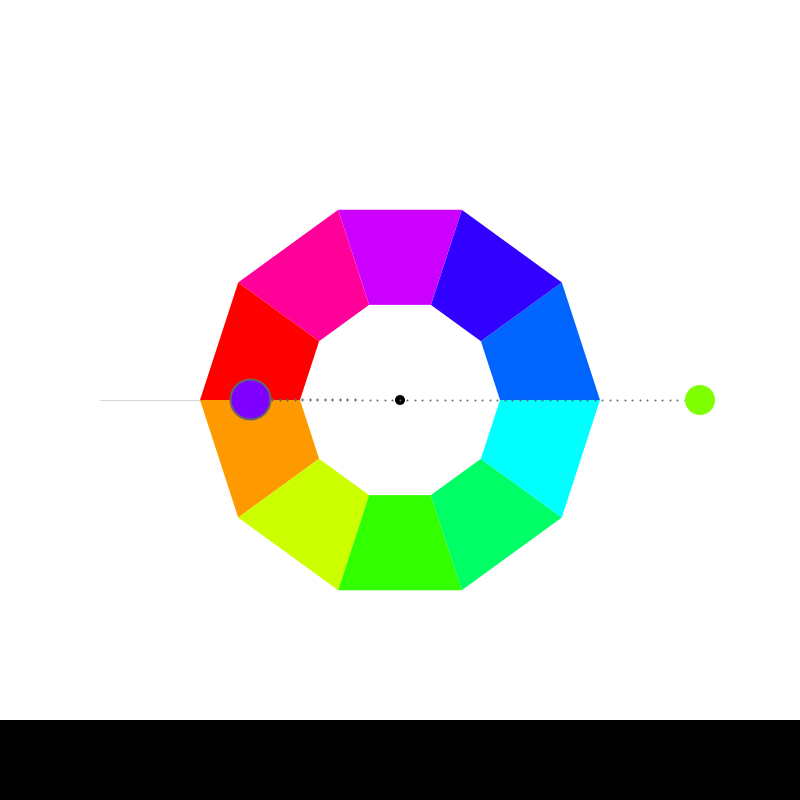
Frame 1 (no input)
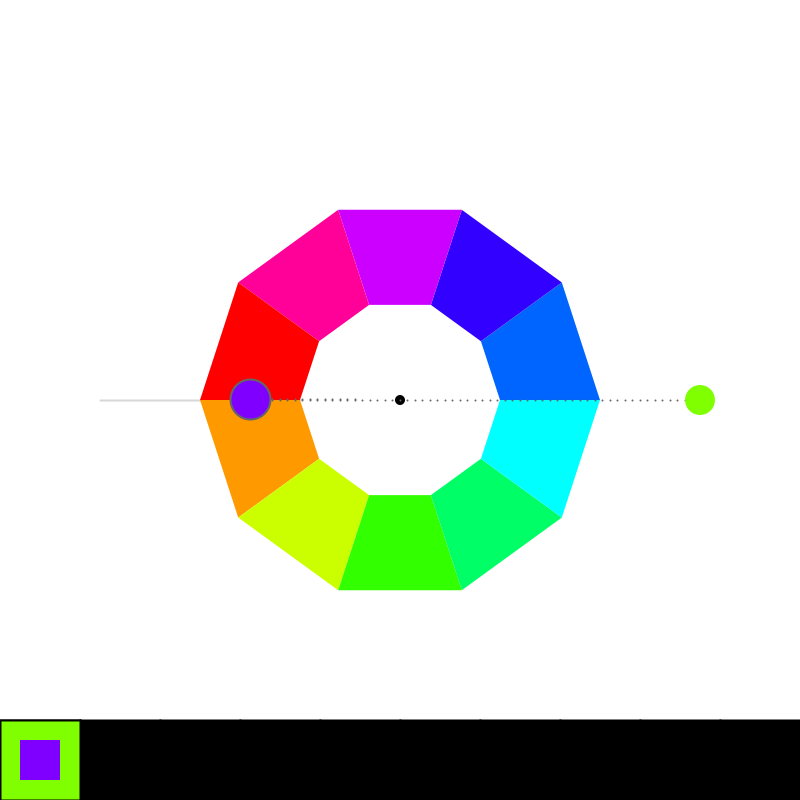
Frame 60 (the mouse pressed at the canvas centre just before this capture)
Frame 120 (the mouse held since frame 60 and released just before this capture): identical to frame 60, image omitted

The Processing sketch that drew these frames (run headless with seeded random() and noise(); from frame 60 on, the mouse is pressed at the canvas centre):

// Processing sketch: processing_152906
// ── processing_152906.pde

/*
 * Creative Coding
 * Week 4, 01 - an interactive colour wheel picker
 * by Indae Hwang and Jon McCormack
 * Copyright (c) 2014 Monash University
 *
 * This program draws an interactive colour selection wheel
 * Drag the colour circle around the hue wheel to change hue, change the distance
 * from the wheel to control brightness.
 *
 * Another colour circle is displayed showing the colour 180 degrees from the current colour
 * 
 */

// colourHandle: the user interface element to changing colours over the wheel
// It has a postion and a size
//
float colorHandleX;
float colorHandleY;
float handleSize = 30;

// boolean isLocked
// the state of handle: when the color handle is pressed, 
// color hand is locked–released as the left mouse button is released 
//
boolean isLocked = false;

// Wheel radius: inner and outer
//
float innerR = 100; // inner
float outerR = 200; // outer
float outerR2 = outerR * 1.5; // limit of the handle's "pull" range

// current and complementry colour
float hueValue = 90;
float brightValue = 100;
float complementryHue = 0;

// 2014-06-26 - Joel Matos
int NumberOfSquares = 10;    // size 80 outer and 40 inner
int CurrentSquare;
int TotalWidthPerSquare;
color[] SquareColorsH;
color[] SquareColorsB;
float ChangeComplimentaryAngle;


void setup() {

  size(800, 800);
  colorMode(HSB, 360, 100, 100); // use HSB colour mode, H=0->360, S=0->100, B=0->100

  colorHandleX = width/2+300;
  colorHandleY = height/2;
  CurrentSquare = 0;
  SquareColorsH = new color[NumberOfSquares];
  SquareColorsB = new color[NumberOfSquares];
  
  TotalWidthPerSquare = width / NumberOfSquares;
}


void draw() {
  //Since were using HSB colour mode this clears the display window to white
  //         H  S  B
  background(0, 0, 100);
  
  /*******************************************************************************/
  DrawSquares();
  /*******************************************************************************/

  // draw reference line at the 0/360 hue boundary
  stroke(0, 40);
  line(width/2 - innerR, height/2, width/2 - outerR2, height/2);

  //draw itten's color wheel - we'll use a QUAD_STRIP for this
  noStroke();
  beginShape(QUAD_STRIP);
  for (int i=0; i<=10; i++) {
    float angle = radians(36*i-90); // 10 x 36 degree steps
    fill(36*i, 100, 100);

    //outside(top)
    vertex(width/2 + outerR*sin(angle), height/2 + outerR*cos(angle) );
    //inside(down)
    vertex(width/2 + innerR*sin(angle), height/2 + innerR*cos(angle) );
  }
  endShape(CLOSE);


  // colour handle Position Update
  colorHandleUpdate();
  /*******************************************************************************/
  ColorSquares();
  /*******************************************************************************/

  //draw dotted line from center to colorhandle
  dotLine(width/2, height/2, colorHandleX, colorHandleY, 40); 

  //draw color handle
  noStroke();
  fill(0);
  ellipse(width/2, height/2, 10, 10);
  //   H         S    B
  fill(hueValue, 100, brightValue);
  ellipse(colorHandleX, colorHandleY, handleSize, handleSize );
  
  SquareColorsH[CurrentSquare] = color(hueValue, 100, brightValue);

  //complementry color for colorHandle (comHand)
  float angleComHand = map( atan2(colorHandleX-width/2, colorHandleY-height/2), -PI, PI, TWO_PI, 0) + HALF_PI;
  float radiusComeHand = 150;
  float comHandX = width/2  + radiusComeHand * cos(angleComHand);
  float comHandY = height/2 + radiusComeHand * sin(angleComHand);

  //dotline from center to comHand
  dotLine(width/2, height/2, comHandX, comHandY, 20); 

  complementryHue = calculateCompHue(hueValue) + ChangeComplimentaryAngle;

  //println("hueValue: "+hueValue + " + "+"comhue: "+complementryHue);

  fill(complementryHue, 100, brightValue);
  ellipse(comHandX, comHandY, 40, 40);
  
  SquareColorsB[CurrentSquare] = color(complementryHue, 100, brightValue);
  
  
  // color the 
}

/*
 * calculateCompHue
 *
 * Calculates the complimentary hue from the hue supplied
 */
float calculateCompHue(float hueValue) {

  // Calculate complimentary color with hueValue
  // The complimentary colour should be 180 degrees opposite the selected colour
  if (hueValue >= 180 && hueValue < 360) {
    return hueValue-180;
  }
  else 
    return hueValue+180;
}


/*
 * colorHandleUpdate
 *
 * Updates the position and orientation of the colour handle based on
 * mouse position when left mouse button is pressed.
 */
void colorHandleUpdate() {

  // isLocked will be true if we pressed the mouse down while over the handle
  if (isLocked) {

    // calculate angle of handle based on mouse position
    // atan2 value is in the range from pi to -pi
    float angle = atan2(mouseY-height/2, mouseX-width/2  );
    float distance = dist(mouseX, mouseY, width/2, height/2);
    float radius = constrain(distance, outerR, outerR2); 
    colorHandleX = width/2  + radius * cos(angle);
    colorHandleY = height/2 + radius * sin(angle);

    hueValue = map (degrees(angle), -180, 180, 360, 0);

    // map distance from outer edge of the wheel to brightness
    brightValue = map(radius, outerR, outerR2, 0, 100);

    //Shape for the locked colorHandle 
    noStroke(); 
    fill(0, 0, 85);
    ellipse(colorHandleX, colorHandleY, handleSize+20, handleSize+20);
  }
}


/*
 * isWithinCircle
 * boolean function that returns true if the mouse is within the circle with centre (x,y) radius r
 */
boolean isWithinCircle(float x, float y, float r) {
  float distance = dist(mouseX, mouseY, x, y);
  return (distance <= r);
}

/*
 * dotLine
 * draw a dotted line from (x1,y1) to (x2,y2)
 */
void dotLine(float x1, float y1, float x2, float y2, int dotDetail) {

  for (int i=0; i<=dotDetail; i++) {
    float dotDetailFloat = (float) dotDetail;
    float dotX = lerp(x1, x2, i/dotDetailFloat);
    float dotY = lerp(y1, y2, i/dotDetailFloat);
    strokeWeight(2);
    stroke(0, 0, 40);
    point(dotX, dotY);
  }
}

/*
 * mousePressed
 * When mouse button is first pressed, check if the user has pressed over the colour handle
 * If so, set isLocked to true to lock manipulation of the handle
 *
 */
void mousePressed() {
  if (isWithinCircle(colorHandleX, colorHandleY, handleSize)) {
    isLocked = true;
    
    if (CurrentSquare < NumberOfSquares)
    {
      CurrentSquare++;
    }
    else
    {
      CurrentSquare = 0;
    }
  }
}

/*
 * mouseReleased
 * Unlock control of the handle
 *
 */
void mouseReleased() {
  isLocked = false;
}


/*******************************************************************************/
/*
 * Draw the squares once
 */
void DrawSquares()
{
  for (int i = 0; i < NumberOfSquares; i++)
  {
    stroke(0);
    fill(SquareColorsH[i]);
    rect(i * TotalWidthPerSquare, height - TotalWidthPerSquare, TotalWidthPerSquare, TotalWidthPerSquare);
   
    noStroke();
    fill(SquareColorsB[i]);
    rect((i * TotalWidthPerSquare) + (TotalWidthPerSquare / 4), (height - TotalWidthPerSquare) + (TotalWidthPerSquare / 4), TotalWidthPerSquare / 2, TotalWidthPerSquare / 2); 
  }
}


/*
 * Change the squares colors in order
 */
void ColorSquares()
{
  if (CurrentSquare < NumberOfSquares)
  {
    stroke(0);
    fill(SquareColorsH[CurrentSquare]);
    rect(CurrentSquare * TotalWidthPerSquare, height - TotalWidthPerSquare, TotalWidthPerSquare, TotalWidthPerSquare);
    
    noStroke();
    fill(SquareColorsB[CurrentSquare]);
    rect((CurrentSquare * TotalWidthPerSquare) + (TotalWidthPerSquare / 4), (height - TotalWidthPerSquare) + (TotalWidthPerSquare / 4), TotalWidthPerSquare / 2, TotalWidthPerSquare / 2);
   
    //CurrentSquare++;
  }
  else
  {
    CurrentSquare = 0;
    stroke(0);
    fill(SquareColorsH[CurrentSquare]);
    rect(CurrentSquare * TotalWidthPerSquare, height - TotalWidthPerSquare, TotalWidthPerSquare, TotalWidthPerSquare);
    
    noStroke();
    fill(SquareColorsB[CurrentSquare]);
    rect((CurrentSquare * TotalWidthPerSquare) + (TotalWidthPerSquare / 4), (height - TotalWidthPerSquare) + (TotalWidthPerSquare / 4), TotalWidthPerSquare / 2, TotalWidthPerSquare / 2);
  }
}


void keyPressed() {
  if (key == CODED)
  {
    if (keyCode == UP && ChangeComplimentaryAngle < 360)
    {
      ChangeComplimentaryAngle += 30;
    }
    else if (keyCode == DOWN && ChangeComplimentaryAngle > 0)
    {
      ChangeComplimentaryAngle -= 30;
    } 
  }
}
